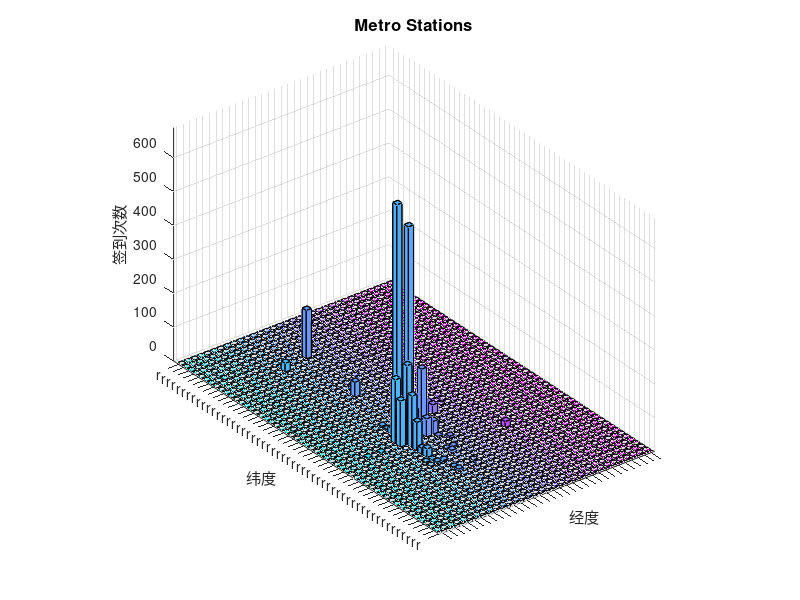
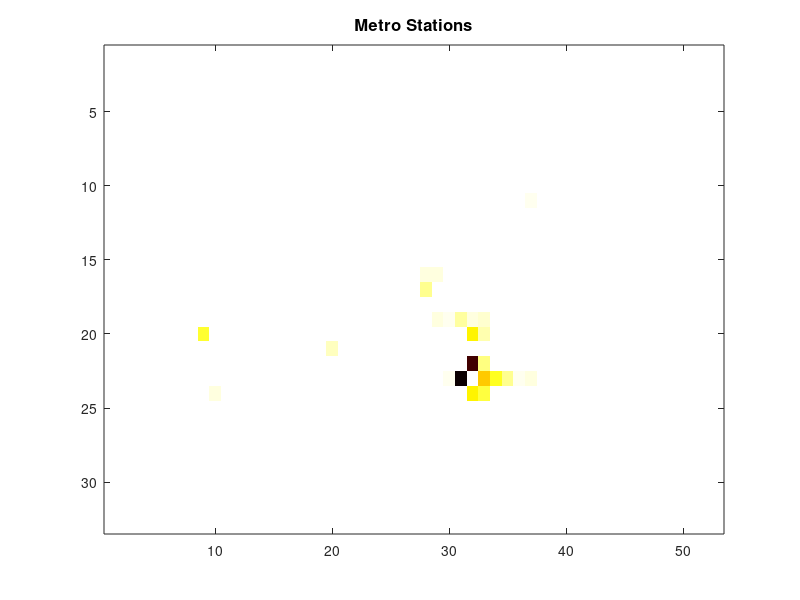
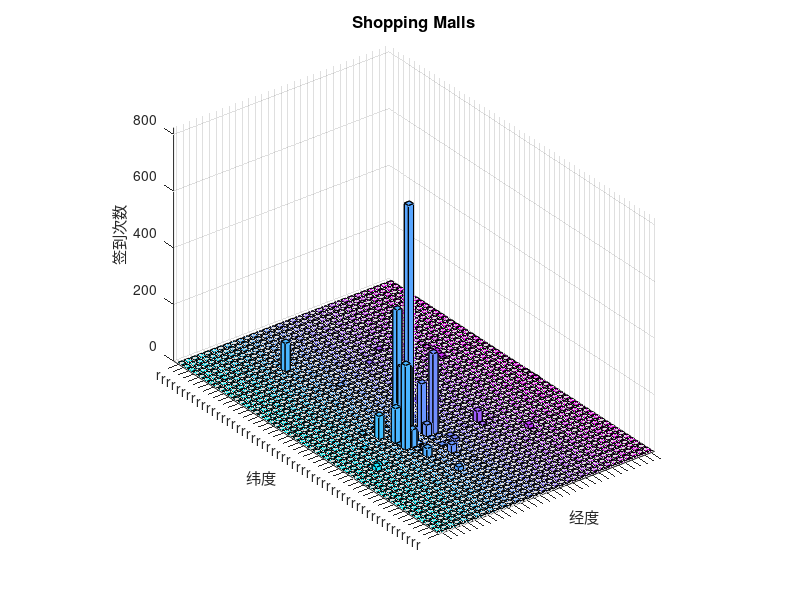
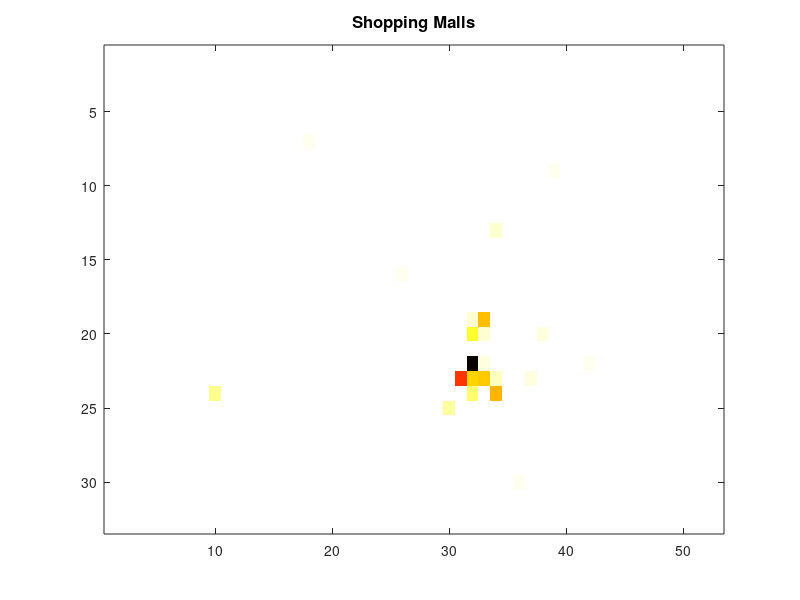

Reproduce these figures in MATLAB, in order.
load category_name.mat;
load chk.mat;

%分地点类别
times=3000;
Max=count>times;
N=sum(Max);
MAX=Max.*count;
MAX(MAX==0)=[];              %删除数组中的0元素
otr=sum(count)-sum(Max);

index=find(Max~=0);          %选出数组中的非0元素
Max_place=place(index(1:N));
Sum={MAX,Max_place};

for k=1:N
    j=1;
    x=zeros(1,max(count));   
    y=zeros(1,max(count));
    for i=1:M-1
        if strcmp(cat_name{i},Max_place{k}) 
            x(j)=lng(i);
            y(j)=lat(i);
            j=j+1;
        end
    end
    x=x(x~=0);
    y=y(y~=0);
    
   dvd=100;
   lng_1=floor(x*dvd)/dvd;
   lat_1=floor(y*dvd)/dvd;
   
   cdnt=lng_1*dvd-11384+(lat_1*dvd-2218)/dvd;
   data=tabulate(cdnt);
   
   cd=zeros(53,33);
   for i=1:length(data)
       x=floor(data(i,1));
       y=fix((data(i,1)-floor(data(i,1)))*100)+1;
       cd(x,y)=data(i,2);
   end
   figure;
   bar3(cd);
   title(Max_place{k},'FontSize',12);
   
   xlabel('经度')
   ylabel('纬度')
   zlabel('签到次数')
   ylim([0 53]);
   set(gca, 'XTickLabel', {22.28,22.38,22.48})
   set(gca, 'YTickLabel', {113.84,113.94,114.04,114.14,114.24,114.34})
   colormap(cool);
   
   figure;
   cd1=rot90(cd);
   imagesc(cd1);          %填色函数
   colormap(flipud(hot));
   title(Max_place{k},'FontSize',12);
   
end


